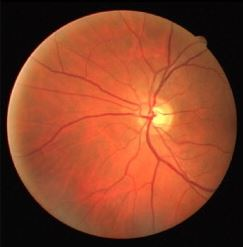
%> input picture retinal1.JPG, 243 x 247 px
$ octave --eval "result = vertical(imread('retinal1.JPG'));"   (GNU Octave 9; MATLAB toolbox functions it lacks are replaced by stand-ins)
%> lines starting %> are read from the running program, lines starting %| are printed output that depends on the picture
function [C O]=vertical(A)
%A=imread('retinal1.jpg');
A=rgb2gray(A);
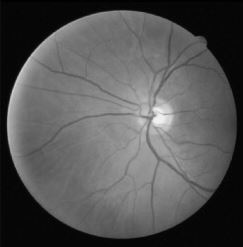
%> A: size 247x243 uint8; min 0, max 243, mean 83.8
A=im2double(A);
%> A: size 247x243 double
B=A;
A=imcomplement(A);
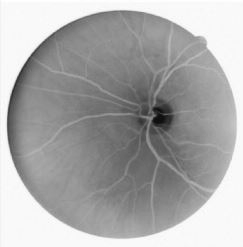
%> A: size 247x243 double; min 0.0471, max 1, mean 0.671
[r c]=size(A);
%> r = 247; c = 243
%Vertical
vf=[-1 -2 0 2 1; -2 -4 0 4 2; -1 -2 0 2 1];
O=zeros(r,c);
C=zeros(r,c);
for i=2:r-1
    for j=3:c-2
        subimg=A(i-1:i+1,j-2:j+2);
        O(i,j)=sum(sum(vf.*subimg));
       % O2(i,j)=sum(sum(vf2.*subimg));
    end
end
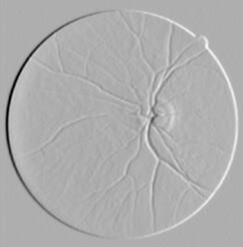
%> O: size 247x243 double; min -8.2, max 3.78, mean 0.000752; drawn with min black and max white
for i=2:r-1

    for j=3:c-4
        flag=0;
        if O(i,j+1)>0 & O(i,j+2)<0

            adv=sum(O(i,j:j+3));

            if O(i,j)>0 & (O(i,j+3)<0 | adv>0)
                flag=1;
            else
            end
            if adv<0 & O(i,j+3)<0
                flag=1;
            else
            end
        else
        end

        if flag==1
            [v,p]=max(A(i,j:j+3));
            C(i,j+p-1)=1;
        end
    end
end
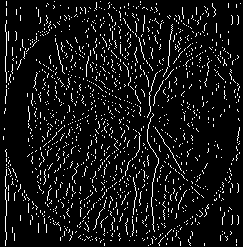
%> C: size 247x243 double; values 0 (black) and 1 (white), 7.8% white in thin lines or dots
%> after the loop, adv = -0.0627; p = 1; v = 0.976
